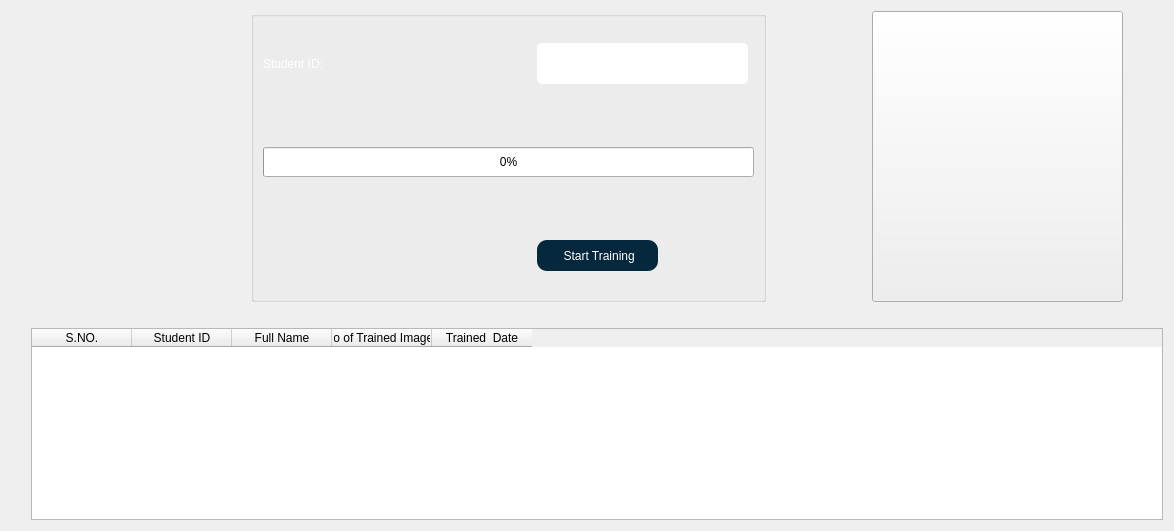
      <widget class="QWidget" name="TrainData">
       <layout class="QGridLayout" name="gridLayout_31">
        <item row="0" column="0">
         <layout class="QGridLayout" name="gridLayout_27">
          <item row="2" column="1">
           <widget class="QTableWidget" name="TrainDataTable">
            <column>
             <property name="text">
              <string>S.NO.</string>
             </property>
            </column>
            <column>
             <property name="text">
              <string>Student ID</string>
             </property>
            </column>
            <column>
             <property name="text">
              <string>Full Name</string>
             </property>
            </column>
            <column>
             <property name="text">
              <string>No of Trained Images</string>
             </property>
            </column>
            <column>
             <property name="text">
              <string>Trained  Date</string>
             </property>
            </column>
           </widget>
          </item>
          <item row="0" column="1">
           <layout class="QGridLayout" name="gridLayout_28">
            <item row="0" column="7">
             <widget class="QPushButton" name="qrcode">
              <property name="sizePolicy">
               <sizepolicy hsizetype="Fixed" vsizetype="Fixed">
                <horstretch>0</horstretch>
                <verstretch>0</verstretch>
               </sizepolicy>
              </property>
              <property name="minimumSize">
               <size>
                <width>251</width>
                <height>291</height>
               </size>
              </property>
              <property name="styleSheet">
               <string notr="true">font: 75 18pt &quot;MS Shell Dlg 2&quot;;</string>
              </property>
              <property name="text">
               <string/>
              </property>
             </widget>
            </item>
            <item row="0" column="4">
             <spacer name="verticalSpacer_29">
              <property name="orientation">
               <enum>Qt::Vertical</enum>
              </property>
              <property name="sizeHint" stdset="0">
               <size>
                <width>100</width>
                <height>40</height>
               </size>
              </property>
             </spacer>
            </item>
            <item row="0" column="3">
             <widget class="QGroupBox" name="groupBox_4">
              <property name="title">
               <string/>
              </property>
              <layout class="QGridLayout" name="gridLayout_29">
               <item row="0" column="0">
                <layout class="QGridLayout" name="gridLayout_30">
                 <item row="1" column="0">
                  <widget class="QLabel" name="label_18">
                   <property name="styleSheet">
                    <string notr="true">color: rgb(255, 255, 255);
font: 75 16pt &quot;Times New Roman&quot;;</string>
                   </property>
                   <property name="text">
                    <string>Student ID:</string>
                   </property>
                  </widget>
                 </item>
                 <item row="7" column="0" colspan="4">
                  <spacer name="horizontalSpacer_48">
                   <property name="orientation">
                    <enum>Qt::Horizontal</enum>
                   </property>
                   <property name="sizeHint" stdset="0">
                    <size>
                     <width>40</width>
                     <height>20</height>
                    </size>
                   </property>
                  </spacer>
                 </item>
                 <item row="6" column="0" colspan="4">
                  <widget class="QProgressBar" name="trainingBar">
                   <property name="sizePolicy">
                    <sizepolicy hsizetype="Fixed" vsizetype="Fixed">
                     <horstretch>0</horstretch>
                     <verstretch>0</verstretch>
                    </sizepolicy>
                   </property>
                   <property name="minimumSize">
                    <size>
                     <width>491</width>
                     <height>30</height>
                    </size>
                   </property>
                   <property name="value">
                    <number>0</number>
                   </property>
                  </widget>
                 </item>
                 <item row="4" column="0" colspan="4">
                  <spacer name="horizontalSpacer_49">
                   <property name="orientation">
                    <enum>Qt::Horizontal</enum>
                   </property>
                   <property name="sizeHint" stdset="0">
                    <size>
                     <width>40</width>
                     <height>20</height>
                    </size>
                   </property>
                  </spacer>
                 </item>
                 <item row="8" column="0" colspan="4">
                  <spacer name="horizontalSpacer_50">
                   <property name="orientation">
                    <enum>Qt::Horizontal</enum>
                   </property>
                   <property name="sizeHint" stdset="0">
                    <size>
                     <width>40</width>
                     <height>20</height>
                    </size>
                   </property>
                  </spacer>
                 </item>
                 <item row="5" column="0" colspan="4">
                  <spacer name="horizontalSpacer_51">
                   <property name="orientation">
                    <enum>Qt::Horizontal</enum>
                   </property>
                   <property name="sizeHint" stdset="0">
                    <size>
                     <width>40</width>
                     <height>20</height>
                    </size>
                   </property>
                  </spacer>
                 </item>
                 <item row="1" column="1">
                  <spacer name="horizontalSpacer_52">
                   <property name="orientation">
                    <enum>Qt::Horizontal</enum>
                   </property>
                   <property name="sizeHint" stdset="0">
                    <size>
                     <width>40</width>
                     <height>20</height>
                    </size>
                   </property>
                  </spacer>
                 </item>
                 <item row="9" column="0">
                  <spacer name="horizontalSpacer_53">
                   <property name="orientation">
                    <enum>Qt::Horizontal</enum>
                   </property>
                   <property name="sizeHint" stdset="0">
                    <size>
                     <width>40</width>
                     <height>20</height>
                    </size>
                   </property>
                  </spacer>
                 </item>
                 <item row="1" column="2">
                  <widget class="QLineEdit" name="stdID">
                   <property name="sizePolicy">
                    <sizepolicy hsizetype="Fixed" vsizetype="Fixed">
                     <horstretch>0</horstretch>
                     <verstretch>0</verstretch>
                    </sizepolicy>
                   </property>
                   <property name="minimumSize">
                    <size>
                     <width>211</width>
                     <height>41</height>
                    </size>
                   </property>
                   <property name="styleSheet">
                    <string notr="true">QLineEdit{
font: 75 12pt &quot;Times New Roman&quot;;
border-radius:5px;
}

QLineEdit:focus{
border: 2px solid #EB6440;

}</string>
                   </property>
                  </widget>
                 </item>
                 <item row="9" column="2">
                  <widget class="QPushButton" name="trainBtn">
                   <property name="sizePolicy">
                    <sizepolicy hsizetype="Fixed" vsizetype="Fixed">
                     <horstretch>0</horstretch>
                     <verstretch>0</verstretch>
                    </sizepolicy>
                   </property>
                   <property name="minimumSize">
                    <size>
                     <width>121</width>
                     <height>31</height>
                    </size>
                   </property>
                   <property name="styleSheet">
                    <string notr="true">QPushButton{
font: 75 12pt &quot;Times New Roman&quot;;
color: rgb(255, 255, 255);
background-color: rgb(6, 40, 61);
border-radius:10px;
}
QPushButton:focus{
border:2px solid #EFF5F5;
}</string>
                   </property>
                   <property name="text">
                    <string> Start Training</string>
                   </property>
                  </widget>
                 </item>
                </layout>
               </item>
              </layout>
             </widget>
            </item>
            <item row="0" column="9">
             <spacer name="verticalSpacer_30">
              <property name="orientation">
               <enum>Qt::Vertical</enum>
              </property>
              <property name="sizeHint" stdset="0">
               <size>
                <width>20</width>
                <height>40</height>
               </size>
              </property>
             </spacer>
            </item>
            <item row="0" column="1">
             <spacer name="verticalSpacer_31">
              <property name="orientation">
               <enum>Qt::Vertical</enum>
              </property>
              <property name="sizeHint" stdset="0">
               <size>
                <width>100</width>
                <height>40</height>
               </size>
              </property>
             </spacer>
            </item>
            <item row="0" column="2">
             <spacer name="verticalSpacer_32">
              <property name="orientation">
               <enum>Qt::Vertical</enum>
              </property>
              <property name="sizeHint" stdset="0">
               <size>
                <width>100</width>
                <height>40</height>
               </size>
              </property>
             </spacer>
            </item>
            <item row="0" column="0">
             <spacer name="verticalSpacer_33">
              <property name="orientation">
               <enum>Qt::Vertical</enum>
              </property>
              <property name="sizeHint" stdset="0">
               <size>
                <width>20</width>
                <height>40</height>
               </size>
              </property>
             </spacer>
            </item>
            <item row="0" column="8">
             <spacer name="verticalSpacer_34">
              <property name="orientation">
               <enum>Qt::Vertical</enum>
              </property>
              <property name="sizeHint" stdset="0">
               <size>
                <width>20</width>
                <height>40</height>
               </size>
              </property>
             </spacer>
            </item>
           </layout>
          </item>
          <item row="1" column="1">
           <spacer name="horizontalSpacer_54">
            <property name="orientation">
             <enum>Qt::Horizontal</enum>
            </property>
            <property name="sizeHint" stdset="0">
             <size>
              <width>40</width>
              <height>20</height>
             </size>
            </property>
           </spacer>
          </item>
          <item row="0" column="0">
           <spacer name="verticalSpacer_35">
            <property name="orientation">
             <enum>Qt::Vertical</enum>
            </property>
            <property name="sizeHint" stdset="0">
             <size>
              <width>20</width>
              <height>40</height>
             </size>
            </property>
           </spacer>
          </item>
         </layout>
        </item>
       </layout>
      </widget>
